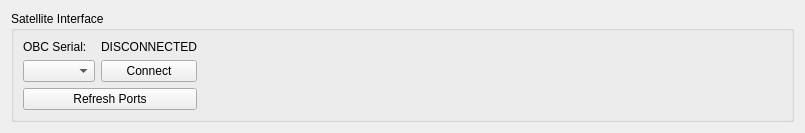
<?xml version="1.0" encoding="UTF-8"?>
<ui version="4.0">
 <class>SatInterface</class>
 <widget class="QWidget" name="SatInterface">
  <property name="geometry">
   <rect>
    <x>0</x>
    <y>0</y>
    <width>805</width>
    <height>130</height>
   </rect>
  </property>
  <property name="windowTitle">
   <string>Form</string>
  </property>
  <layout class="QGridLayout" name="gridLayout">
   <item row="1" column="0">
    <widget class="QGroupBox" name="sat_if_box">
     <property name="title">
      <string>Satellite Interface</string>
     </property>
     <layout class="QGridLayout" name="gridLayout_3">
      <item row="2" column="1">
       <widget class="QPushButton" name="obc_serial_connect_btn">
        <property name="text">
         <string>Connect</string>
        </property>
       </widget>
      </item>
      <item row="2" column="0">
       <widget class="QComboBox" name="obc_serial_ports_cb"/>
      </item>
      <item row="0" column="0">
       <widget class="QLabel" name="obc_serial_label">
        <property name="text">
         <string>OBC Serial:</string>
        </property>
       </widget>
      </item>
      <item row="0" column="1">
       <widget class="QLabel" name="obc_serial_status_label">
        <property name="text">
         <string>DISCONNECTED</string>
        </property>
        <property name="alignment">
         <set>Qt::AlignRight|Qt::AlignTrailing|Qt::AlignVCenter</set>
        </property>
       </widget>
      </item>
      <item row="3" column="0" colspan="2">
       <widget class="QPushButton" name="obc_serial_refresh_btn">
        <property name="text">
         <string>Refresh Ports</string>
        </property>
       </widget>
      </item>
      <item row="2" column="2">
       <spacer name="horizontalSpacer">
        <property name="orientation">
         <enum>Qt::Horizontal</enum>
        </property>
        <property name="sizeHint" stdset="0">
         <size>
          <width>40</width>
          <height>20</height>
         </size>
        </property>
       </spacer>
      </item>
     </layout>
    </widget>
   </item>
  </layout>
 </widget>
 <resources/>
 <connections/>
</ui>
